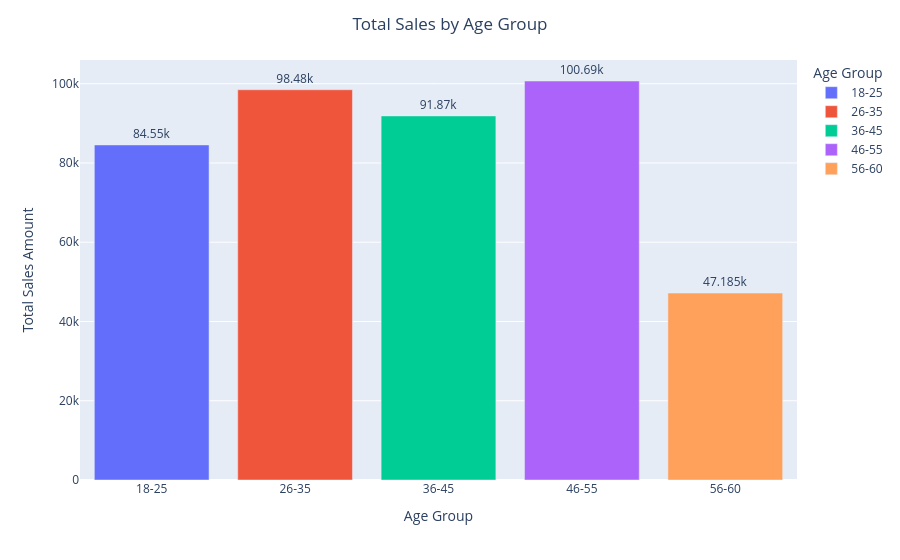

Source (notebook cell):
### Markdown cell above
Which age group contributes the highest sales?

### Code cell
df['Age Group']=pd.cut(
    x=df.Age,
    bins=[17,25,35,45,55,60],
    labels = ['18-25','26-35','36-45','46-55','56-60']
)
df_age_expense=df.groupby('Age Group')['Total Amount'].sum().reset_index()
fig=px.bar(data_frame=df_age_expense,x='Age Group',y='Total Amount',text_auto=True,color='Age Group')
fig.update_layout(
    title="Total Sales by Age Group",
    xaxis_title="Age Group",
    yaxis_title='Total Sales Amount',
    hovermode='x unified',
    title_x=0.5
)
fig.update_traces(
    textposition='outside'
)
fig.show()

### Figure 1 — Plotly figure (JSON) as saved in the notebook; plotly's stock layout.template omitted (floating-point values rounded to 4 significant figures)
{"data": [{"hovertemplate": "Age Group=%{x}<br>Total Amount=%{y}<extra></extra>", "legendgroup": "18-25", "marker": {"color": "#636efa", "pattern": {"shape": ""}}, "name": "18-25", "orientation": "v", "showlegend": true, "textposition": "outside", "texttemplate": "%{y}", "type": "bar", "x": ["18-25"], "xaxis": "x", "y": [84550], "yaxis": "y"}, {"hovertemplate": "Age Group=%{x}<br>Total Amount=%{y}<extra></extra>", "legendgroup": "26-35", "marker": {"color": "#EF553B", "pattern": {"shape": ""}}, "name": "26-35", "orientation": "v", "showlegend": true, "textposition": "outside", "texttemplate": "%{y}", "type": "bar", "x": ["26-35"], "xaxis": "x", "y": [98480], "yaxis": "y"}, {"hovertemplate": "Age Group=%{x}<br>Total Amount=%{y}<extra></extra>", "legendgroup": "36-45", "marker": {"color": "#00cc96", "pattern": {"shape": ""}}, "name": "36-45", "orientation": "v", "showlegend": true, "textposition": "outside", "texttemplate": "%{y}", "type": "bar", "x": ["36-45"], "xaxis": "x", "y": [91870], "yaxis": "y"}, {"hovertemplate": "Age Group=%{x}<br>Total Amount=%{y}<extra></extra>", "legendgroup": "46-55", "marker": {"color": "#ab63fa", "pattern": {"shape": ""}}, "name": "46-55", "orientation": "v", "showlegend": true, "textposition": "outside", "texttemplate": "%{y}", "type": "bar", "x": ["46-55"], "xaxis": "x", "y": [100690], "yaxis": "y"}, {"hovertemplate": "Age Group=%{x}<br>Total Amount=%{y}<extra></extra>", "legendgroup": "56-60", "marker": {"color": "#FFA15A", "pattern": {"shape": ""}}, "name": "56-60", "orientation": "v", "showlegend": true, "textposition": "outside", "texttemplate": "%{y}", "type": "bar", "x": ["56-60"], "xaxis": "x", "y": [47185], "yaxis": "y"}], "layout": {"barmode": "relative", "hovermode": "x unified", "legend": {"title": {"text": "Age Group"}, "tracegroupgap": 0}, "margin": {"t": 60}, "title": {"text": "Total Sales by Age Group", "x": 0.5}, "xaxis": {"anchor": "y", "categoryarray": ["18-25", "26-35", "36-45", "46-55", "56-60"], "categoryorder": "array", "domain": [0, 1], "title": {"text": "Age Group"}}, "yaxis": {"anchor": "x", "domain": [0, 1], "title": {"text": "Total Sales Amount"}}}}
